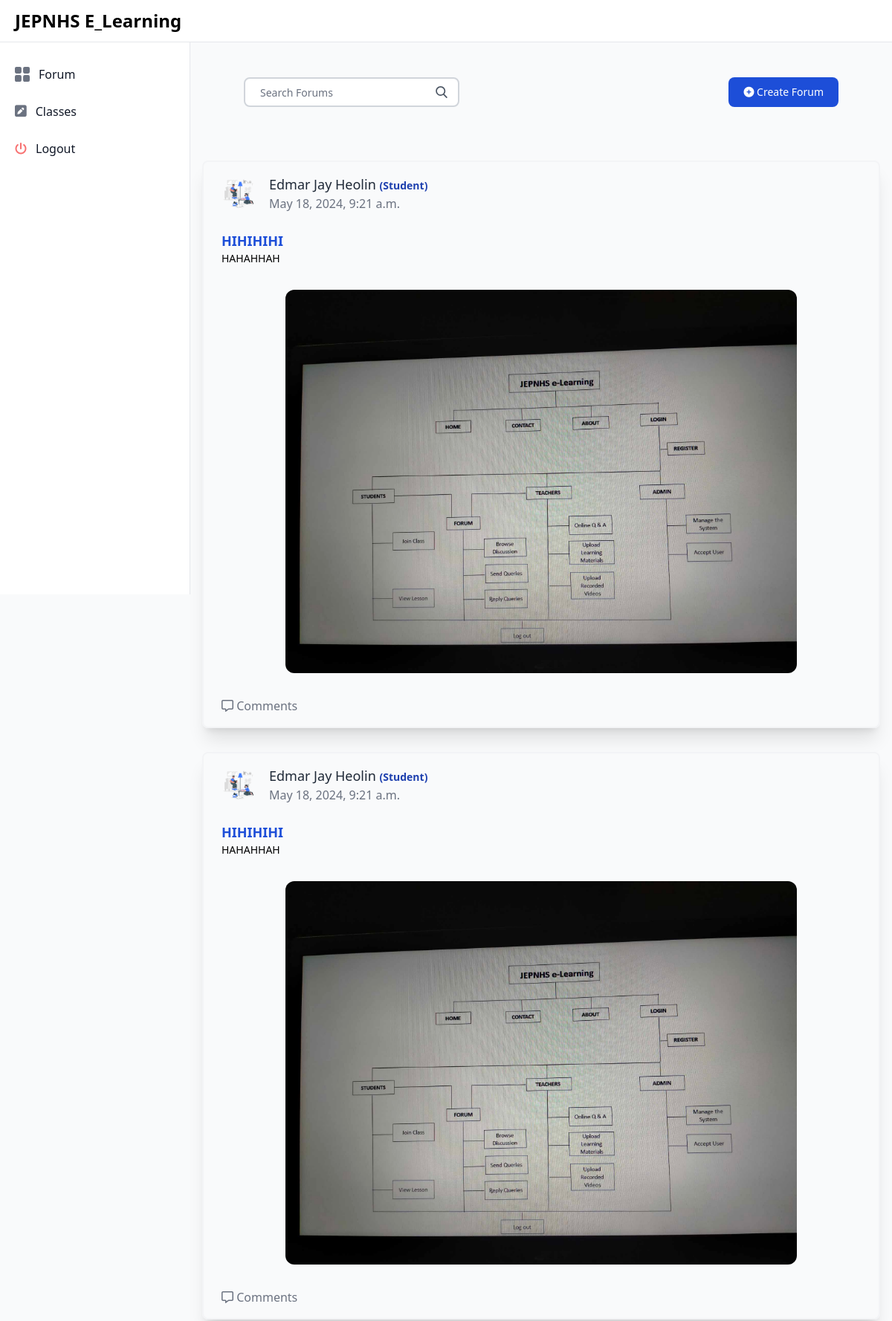
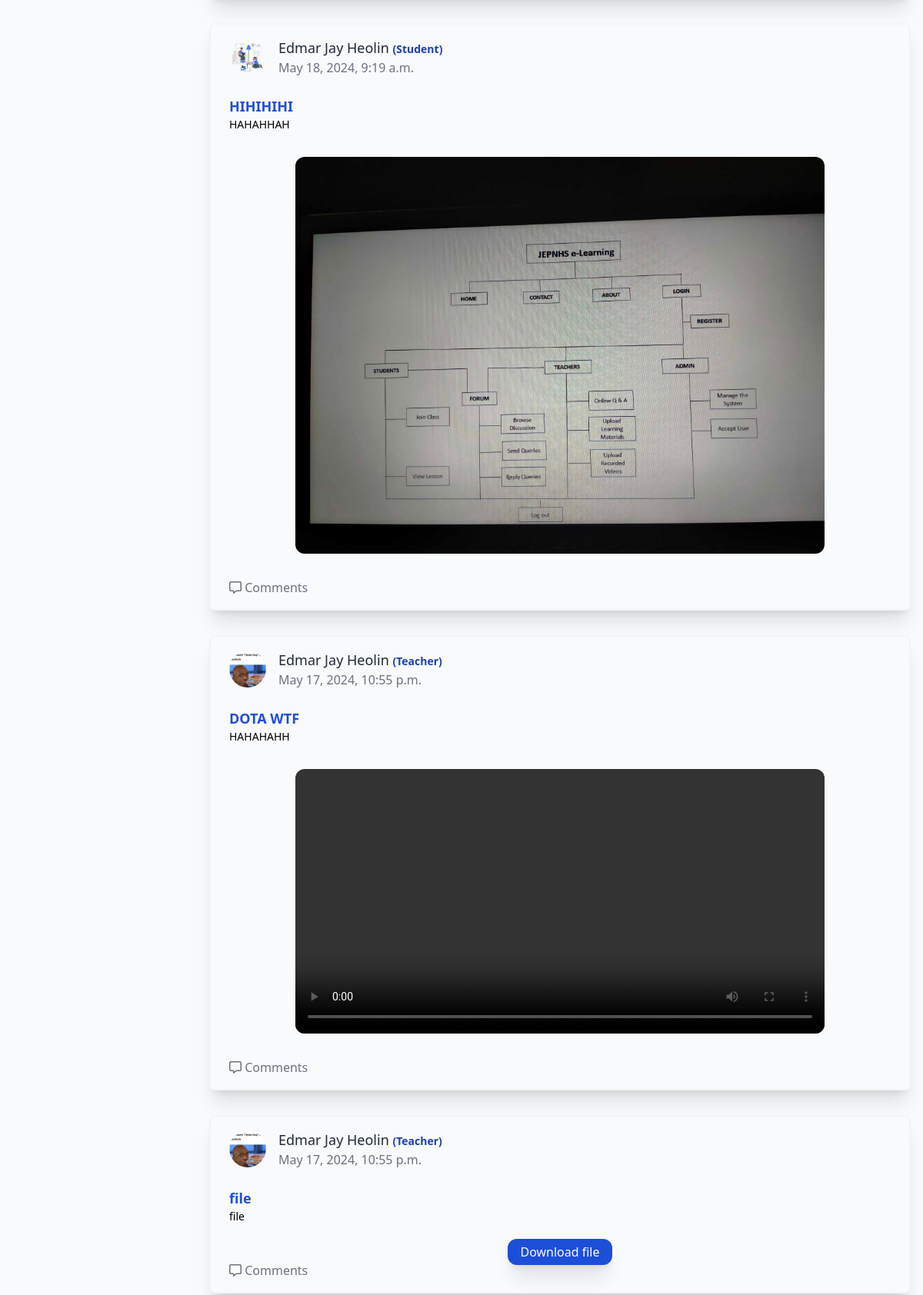
The app's page /student_dashboard (upper part) with its own data (2 pictures, top to bottom).
### users/models.py (models this page shows, shortened)
class Forum(models.Model):
    title = models.CharField(max_length=10000)
    type = models.CharField(max_length=250)
    file = models.FileField(
        upload_to='media/forum',
        validators=[
            FileExtensionValidator(allowed_extensions=['png', 'jpeg', 'jpg', 'pdf', 'word', 'ppt', 'xlsx', 'csv', 'gif'])
        ],
        null=True,  # Allow null values
        blank=True  # Also allow empty values (in forms)
    )
    upload_date = models.DateTimeField(default=now)
    description = models.TextField()
    uploader = models.ForeignKey(User, on_delete=models.CASCADE)

class UserProfile(models.Model):
    user = models.OneToOneField(User, on_delete=models.CASCADE)
    status = models.CharField(max_length=250)
    profile_pic = models.ImageField(upload_to='profile_pics/', null=True, blank=True, validators=[FileExtensionValidator(allowed_extensions=['png', 'jpeg', 'jpg'])])

### users/views.py (the view, shortened to what this page needs)
# urls.py: path('student_dashboard', views.student_dashboard, name='student_dashboard'),
def student_dashboard(request):
    forum = Forum.objects.all().select_related('uploader', 'uploader__userprofile').order_by('-id')
    context = {
        'forum':forum,
    }
    return render(request, 'student/index.html', context)

### users/templates/student/index.html (shortened to what this page needs)
{% load static tailwind_tags %}
<!DOCTYPE html>
<html lang="en">
	<head>
		<link
			rel="stylesheet"
			href="https://cdnjs.cloudflare.com/ajax/libs/font-awesome/6.5.2/css/all.min.css" />
		<link
			href="https://cdnjs.cloudflare.com/ajax/libs/flowbite/2.3.0/flowbite.min.css"
			rel="stylesheet" />
		<link
			rel="stylesheet"
			href="{% static 'css/style.css' %}" />
		{% tailwind_css %}
	</head>
	<body class="bg-gray-50">
		{% include 'includes/student_sidebar.html' %}
		<div class="p-4 sm:ml-64">
			<div class="py-8 mt-4 text-center">
			</div>
			<div class="flex items-center justify-between px-2 sm:px-14 flex-wrap">
				<div class="pt-2 relative text-gray-600 flex items-center w-fit">
					<input
						id="forum-search"
						class="border-2 border-gray-300 bg-white h-10 px-5 pr-16 rounded-lg text-sm focus:outline-none"
						type="search"
						name="search"
						placeholder="Search Forums" />
					<button
						type="submit"
						class="absolute right-0 top-0 mt-5 mr-4">
					</button>
				</div>
				<div class="pt-2 flex justify-end text-white">
					<button
						data-modal-target="authentication-modal"
						data-modal-toggle="authentication-modal"
						class="flextext-white bg-blue-700 hover:bg-blue-800 focus:ring-4 focus:outline-none focus:ring-blue-300 font-medium rounded-lg text-sm px-5 py-2.5 text-center"
						type="button">
						<i
							class="fa fa-plus-circle"
							aria-hidden="true"></i>
						Create Forum
					</button>
				</div>
			</div>
			<div class="flex flex-col mt-14" id="forum-list">
				{% for forums in forum %}
				<div class="w-full mx-auto border-2 border-gray-100 shadow-xl px-6 py-4 rounded-lg my-4">
					<div class="flex items-center mb-6">
						<img
							src="{{ forums.uploader.userprofile.profile_pic.url }}"
							alt="Avatar"
							class="w-12 h-12 rounded-full mr-4" />
						<div>
							<div class="text-lg font-medium text-gray-800">{{forums.uploader.first_name}} <span class="text-sm font-bold text-blue-800 animate-bounce">({{forums.uploader.last_name}})</span> </div>
							<div class="text-gray-500">{{forums.upload_date}}</div>
						</div>
					</div>
					<a href="{% url 'student_forumPost' forums.id %}" class="text-lg font-bold text-blue-700">{{forums.title}}</a>
					<p class="text-sm mb-6">{{forums.description}}</p>
					{% if forums.file %}
						{% with file_extension=forums.file.name|lower|slice:"-4:" %}
							{% if file_extension == '.png' or file_extension == '.jpg' or file_extension == '.jpeg' or file_extension == '.gif' %}
								<center>
									<img src="{{ forums.file.url }}" alt="Attached image" width="80%" class="my-8 rounded-xl" />
								</center>
							{% elif file_extension == '.mp4' or file_extension == '.webm' or file_extension == '.ogg' %}
								<center>
									<video width="80%" controls class="my-8 rounded-xl">
										<source src="{{ forums.file.url }}" type="video/{{ file_extension|slice:'-3:' }}">
									</video>
								</center>
							{% else %}
								<center>
									<a href="{{ forums.file.url }}" download class="my-8 rounded-xl bg-blue-700 text-white py-1.5 px-4 text-left shadow-xl hover:scale-110 duration-300">Download file</a>
								</center>
							{% endif %}
						{% endwith %}
					{% endif %}
					<div class="flex justify-between items-center">
						<div>
							<a
								href="{% url 'student_forumPost' forums.id %}"
								class="text-gray-500 hover:text-gray-700">
								<i class="far fa-comment-alt"></i>
								 Comments
							</a>
						</div>
					</div>
				</div>
				{% endfor %}
			</div>
		</div>
	</body>
</html>

### users/templates/includes/student_sidebar.html (shortened to what this page needs)
<nav class="fixed top-0 z-50 w-full bg-white border-b border-gray-200">
	<div class="px-3 py-3 lg:px-5 lg:pl-3">
		<div class="flex items-center justify-between">
			<div class="flex items-center justify-start rtl:justify-end">
				<a
					href="#"
					class="flex ms-2 md:me-24">
					<span class="self-center text-xl font-semibold sm:text-2xl whitespace-nowrap">JEPNHS E_Learning</span>
				</a>
			</div>
		</div>
	</div>
</nav>
<aside
	id="logo-sidebar"
	class="fixed top-0 left-0 z-40 w-64 h-screen pt-20 transition-transform -translate-x-full bg-white border-r border-gray-200 sm:translate-x-0"
	aria-label="Sidebar">
	<div class="h-full px-3 pb-4 overflow-y-auto bg-white">
		<ul class="space-y-2 font-medium">
			<li>
				<a
					href="{% url 'student_dashboard' %}"
					class="flex items-center p-2 text-gray-900 rounded-lg hover:bg-gray-100 group">
					<span class="flex-1 ms-3 whitespace-nowrap">Forum</span>
				</a>
			</li>
			<li>
				<a
					href="{% url 'student_classroom' %}"
					class="flex items-center p-2 text-gray-900 rounded-lg hover:bg-gray-100 group">
					<i
						class="fa fa-pencil-square text-lg text-gray-500 transition duration-75 group-hover:text-gray-900"
						aria-hidden="true"></i>
					<span class="flex-1 ms-3 whitespace-nowrap">Classes</span>
				</a>
			</li>
			<li>
				<a
					href="{% url 'logout' %}"
					class="flex items-center p-2 text-gray-900 rounded-lg hover:bg-gray-100 group">
					<i
						class="fa fa-power-off text-red-400 font-bold transition duration-75 group-hover:text-gray-900"
						aria-hidden="true"></i>
					<span class="flex-1 ms-3 whitespace-nowrap">Logout</span>
				</a>
			</li>
		</ul>
	</div>
</aside>

### records on screen
Forum: uploader.userprofile.profile_pic (picture), uploader.first_name "Edmar Jay Heolin", uploader.last_name "Student", upload_date "May 18, 2024, 9:21 a.m.", title "HIHIHIHI", description "HAHAHHAH", file (picture)
Forum: uploader.userprofile.profile_pic (picture), uploader.first_name "Edmar Jay Heolin", uploader.last_name "Student", upload_date "May 18, 2024, 9:21 a.m.", title "HIHIHIHI", description "HAHAHHAH", file (picture)
Forum: uploader.userprofile.profile_pic (picture), uploader.first_name "Edmar Jay Heolin", uploader.last_name "Student", upload_date "May 18, 2024, 9:19 a.m.", title "HIHIHIHI", description "HAHAHHAH", file (picture)
Forum: uploader.userprofile.profile_pic (picture), uploader.first_name "Edmar Jay Heolin", uploader.last_name "Teacher", upload_date "May 17, 2024, 10:55 p.m.", title "DOTA WTF", description "HAHAHAHH"
Forum: uploader.userprofile.profile_pic (picture), uploader.first_name "Edmar Jay Heolin", uploader.last_name "Teacher", upload_date "May 17, 2024, 10:55 p.m.", title "file", description "file"
